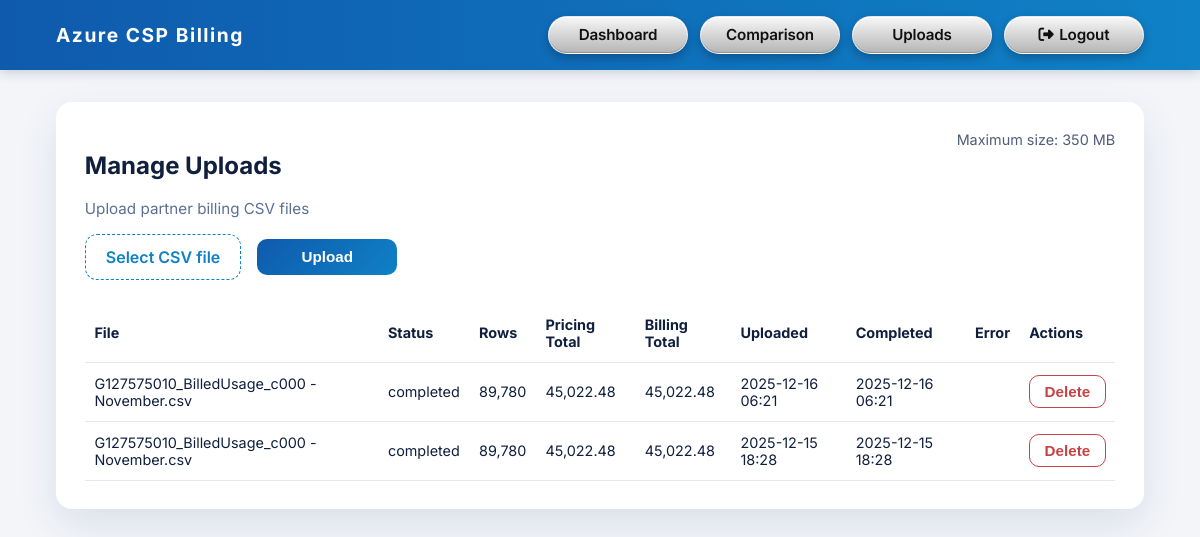
Page /uploads (signed in) on the earlier database version.
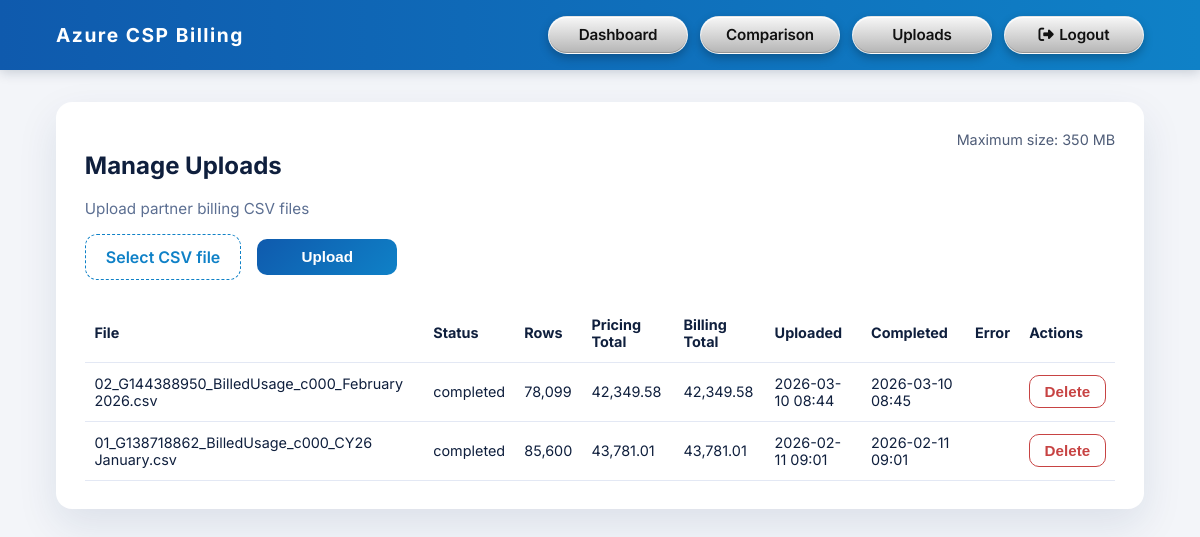
Same page on the later database version.
### app/models.py (models this page shows)
class Upload(SQLModel, table=True):
    id: Optional[int] = Field(default=None, primary_key=True)
    original_filename: str
    stored_path: str
    user_id: int = Field(foreign_key="user.id")
    status: UploadStatus = Field(default=UploadStatus.pending)
    row_count: int = Field(default=0)
    pricing_pretax_total: float = Field(default=0.0)
    billing_pretax_total: float = Field(default=0.0)
    created_at: dt.datetime = Field(default_factory=lambda: dt.datetime.utcnow())
    completed_at: Optional[dt.datetime] = None
    error_message: Optional[str] = None

### app/routers/web.py (the view)
@router.get("/uploads", response_class=HTMLResponse)
async def uploads_page(
    request: Request,
    user: User = Depends(auth.require_admin),
    session=Depends(get_session),
):
    uploads = session.exec(select(Upload).order_by(Upload.created_at.desc())).all()
    return templates.TemplateResponse(
        "uploads.html",
        {"request": request, "user": user, "uploads": uploads, "max_size": settings.max_upload_size_mb},
    )

### app/templates/uploads.html (shortened to what this page needs)
{% extends "base.html" %}
{% block content %}
<section class="panel uploads-admin">
    <header>
        <div>
            <h1>Manage Uploads</h1>
            <p class="panel-subtitle">Upload partner billing CSV files</p>
        </div>
        <div class="hint">Maximum size: {{ max_size }} MB</div>
    </header>
    <form class="upload-form" method="post" action="/uploads" enctype="multipart/form-data">
        <label class="file-input">
            <span>Select CSV file</span>
        </label>
        <button type="submit" class="primary">Upload</button>
    </form>
    <table class="uploads-table">
        <thead>
            <tr>
                <th>File</th>
                <th>Status</th>
                <th>Rows</th>
                <th>Pricing Total</th>
                <th>Billing Total</th>
                <th>Uploaded</th>
                <th>Completed</th>
                <th>Error</th>
                   <th>Actions</th>
            </tr>
        </thead>
        <tbody>
            {% for upload in uploads %}
            <tr>
                <td>{{ upload.original_filename }}</td>
                <td class="status {{ upload.status }}">{{ upload.status.value }}</td>
                <td>{{ '{:,}'.format(upload.row_count) }}</td>
                <td>{{ '{:,.2f}'.format(upload.pricing_pretax_total) }}</td>
                <td>{{ '{:,.2f}'.format(upload.billing_pretax_total) }}</td>
                <td>{{ upload.created_at.strftime('%Y-%m-%d %H:%M') }}</td>
                <td>{% if upload.completed_at %}{{ upload.completed_at.strftime('%Y-%m-%d %H:%M') }}{% else %}-{% endif %}</td>
                <td>{{ upload.error_message if upload.error_message else '' }}</td>
                   <td>
                       <form method="post" action="/uploads/{{ upload.id }}/delete" onsubmit="return confirm('Delete this upload and associated data?');">
                           <button type="submit" class="ghost danger">Delete</button>
                       </form>
                   </td>
            </tr>
            {% endfor %}
        </tbody>
    </table>
</section>
{% endblock %}

Differences in the rows shown:
removed Upload: original_filename "G127575010_BilledUsage_c000 - November.csv", status.value "completed", row_count "89,780", pricing_pretax_total "45,022.48", billing_pretax_total "45,022.48", created_at "2025-12-16 06:21", completed_at "2025-12-16 06:21"
removed Upload: original_filename "G127575010_BilledUsage_c000 - November.csv", status.value "completed", row_count "89,780", pricing_pretax_total "45,022.48", billing_pretax_total "45,022.48", created_at "2025-12-15 18:28", completed_at "2025-12-15 18:28"
added Upload: original_filename "02_G144388950_BilledUsage_c000_February 2026.csv", status.value "completed", row_count "78,099", pricing_pretax_total "42,349.58", billing_pretax_total "42,349.58", created_at "2026-03-10 08:44", completed_at "2026-03-10 08:45"
added Upload: original_filename "01_G138718862_BilledUsage_c000_CY26 January.csv", status.value "completed", row_count "85,600", pricing_pretax_total "43,781.01", billing_pretax_total "43,781.01", created_at "2026-02-11 09:01", completed_at "2026-02-11 09:01"
